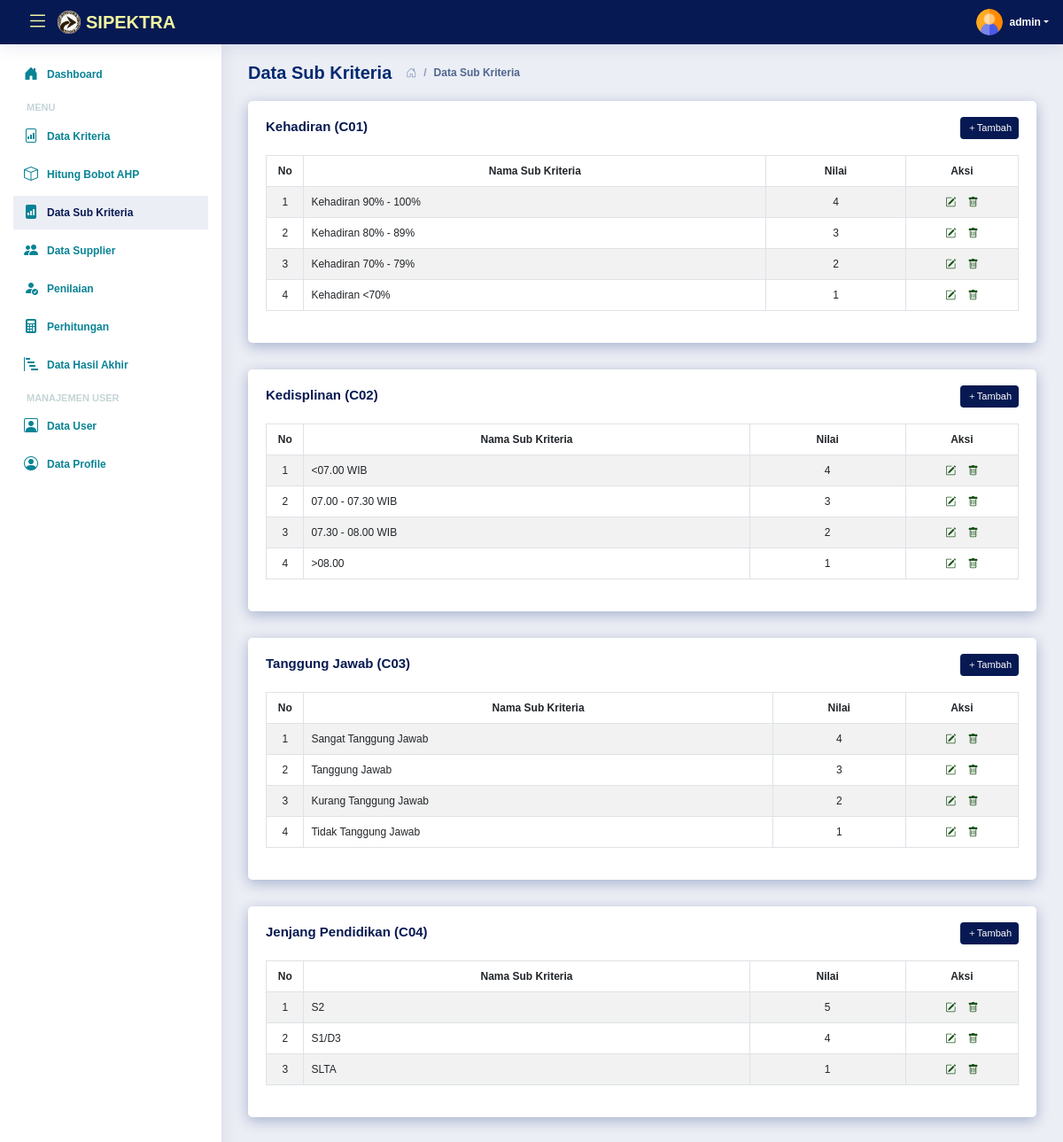
Page /list-sub-kriteria.php (signed in) on the committed database.
### tables this page shows
CREATE TABLE `kriteria` (
  `id_kriteria` int(11) NOT NULL,
  `kode_kriteria` varchar(255) DEFAULT NULL,
  `nama` varchar(255) DEFAULT NULL,
  `type` enum('Benefit','Cost') DEFAULT NULL,
  `ada_pilihan` tinyint(1) DEFAULT NULL,
  `bobot` float DEFAULT NULL
);

CREATE TABLE `sub_kriteria` (
  `id_sub_kriteria` int(11) NOT NULL,
  `id_kriteria` int(11) NOT NULL,
  `nama` varchar(255) NOT NULL,
  `nilai` decimal(10,0) NOT NULL
);

### list-sub-kriteria.php (the view, shortened to what this page needs)
<?php
require_once('includes/init.php');
require_once('template/header.php');
?>
<div class="d-sm-flex align-items-center justify-content-between">
	<div class="pagetitle d-flex align-items-center">
		<h1 class="me-3">Data Sub Kriteria</h1>
		<nav>
			<ol class="breadcrumb mb-0">
				<li class="breadcrumb-item"><a href="index.php"><i class="bi bi-house-door"></i></a></li>
				<li class="breadcrumb-item active" aria-current="page">Data Sub Kriteria</li>
			</ol>
		</nav>
	</div>
</div>
	<?php
$query = mysqli_query($koneksi, "SELECT * FROM kriteria WHERE ada_pilihan='1' ORDER BY kode_kriteria ASC");
$cek = mysqli_num_rows($query);
if ($cek <= 0) {
	?>
	<div class="card">
		<div class="card-body">
			<div class="alert alert-info">
				Cara penilaian pada kriteria berjenis input langsung semua.
			</div>
		</div>
	</div>
	<?php
} else {
	while ($data = mysqli_fetch_array($query)) {
		?>
		<div class="card">
			<div class="card-body">
				<div class="d-sm-flex align-items-center justify-content-between">
					<h5 class="card-title"><?= $data['nama'] . " (" . $data['kode_kriteria'] . ")" ?></h5>
					<button type="button" class="btn btn-primary btn-sm" data-bs-toggle="modal"
						data-bs-target="#tambah<?= $data['id_kriteria']; ?>">
						<i class="bi bi-plus text-white"></i>Tambah
					</button>
				</div>
				<div class="table-responsive">
					<table class="table table-striped table-bordered" width="100%" cellspacing="0">
						<thead>
							<tr align="center">
								<th width="5%">No</th>
								<th>Nama Sub Kriteria</th>
								<th>Nilai</th>
								<th width="15%">Aksi</th>
							</tr>
						</thead>
						<tbody>
							<?php
							$no = 1;
							$id_kriteria = $data['id_kriteria'];
							$q = mysqli_query($koneksi, "SELECT * FROM sub_kriteria WHERE id_kriteria = '$id_kriteria' ORDER BY nilai DESC");
							while ($d = mysqli_fetch_array($q)) {
								?>
								<tr align="center">
									<td><?= $no ?></td>
									<td align="left"><?= $d['nama'] ?></td>
									<td><?= $d['nilai'] ?></td>
									<td>
										<div role="group">
											<a data-bs-toggle="modal" data-bs-target="#editsk<?= $d['id_sub_kriteria'] ?>"
												title="Edit Data" href="#"><i class="bi bi-pencil-square"
													style="margin-right: 10px;"></i></a>
											<a data-toggle="tooltip" data-placement="bottom" title="Hapus Data"
												href="hapus-sub-kriteria.php?id=<?php echo $d['id_sub_kriteria']; ?>"
												onclick="return confirm ('Apakah anda yakin untuk menghapus data ini')"><i
													class="bi bi-trash ml-10"></i></a>
										</div>
									</td>
								</tr>
								<?php
								$no++;
							}
							?>
						</tbody>
					</table>
				</div>
			</div>
		</div>
		<?php
	}
}
require_once('template/footer.php');
?>

### assets/css/style.css (style rules this page uses)
:root { scroll-behavior: smooth; }
body { font-family: "Montserrat", sans-serif; background: #eceef5; color: #071952; }
a { color: #1A5319; text-decoration: none; }
h1, h2, h3, h4, h5, h6 { font-family: "Montserrat", sans-serif; }
.pagetitle { margin-bottom: 20px; }
.pagetitle h1 { font-size: 20px; margin-bottom: 0; font-weight: 600; color: #012970; }
.card { margin-bottom: 30px; border: none; border-radius: 5px; box-shadow: 0px 4px 15px rgba(1, 41, 112, 0.3); }
.card-title { padding: 20px 0 15px 0; font-size: 15px; font-weight: 600; color: #071952; font-family: "Montserrat", sans-serif; }
.card-body { padding: 0 20px 20px 20px; font-size: 12px; }
.btn-sm { font-size: 11px; background-color:#071952 ; color: #fff; border: none; }
.breadcrumb { font-size: 12px; font-family: "Montserrat", sans-serif; color: #899bbd; font-weight: 600; }
.breadcrumb a { color: #899bbd; transition: 0.3s; }
.breadcrumb .breadcrumb-item::before { color: #899bbd; }
.breadcrumb .active { color: #51678f; font-weight: 600; }

### rows in the picture
kriteria: nama "Kehadiran", kode_kriteria "C01"
sub_kriteria: nama "Kehadiran 90% - 100%", nilai "4"
sub_kriteria: nama "Kehadiran 80% - 89%", nilai "3"
sub_kriteria: nama "Kehadiran 70% - 79%", nilai "2"
sub_kriteria: nama "Kehadiran <70%", nilai "1"
kriteria: nama "Kedisplinan", kode_kriteria "C02"
sub_kriteria: nama "<07.00 WIB", nilai "4"
sub_kriteria: nama "07.00 - 07.30 WIB", nilai "3"
sub_kriteria: nama "07.30 - 08.00 WIB", nilai "2"
sub_kriteria: nama ">08.00", nilai "1"
kriteria: nama "Tanggung Jawab", kode_kriteria "C03"
sub_kriteria: nama "Sangat Tanggung Jawab", nilai "4"
sub_kriteria: nama "Tanggung Jawab", nilai "3"
sub_kriteria: nama "Kurang Tanggung Jawab", nilai "2"
sub_kriteria: nama "Tidak Tanggung Jawab", nilai "1"
kriteria: nama "Jenjang Pendidikan", kode_kriteria "C04"
sub_kriteria: nama "S2", nilai "5"
sub_kriteria: nama "S1/D3", nilai "4"
sub_kriteria: nama "SLTA", nilai "1"

### other values in the picture
$_SESSION['username'] "admin"
